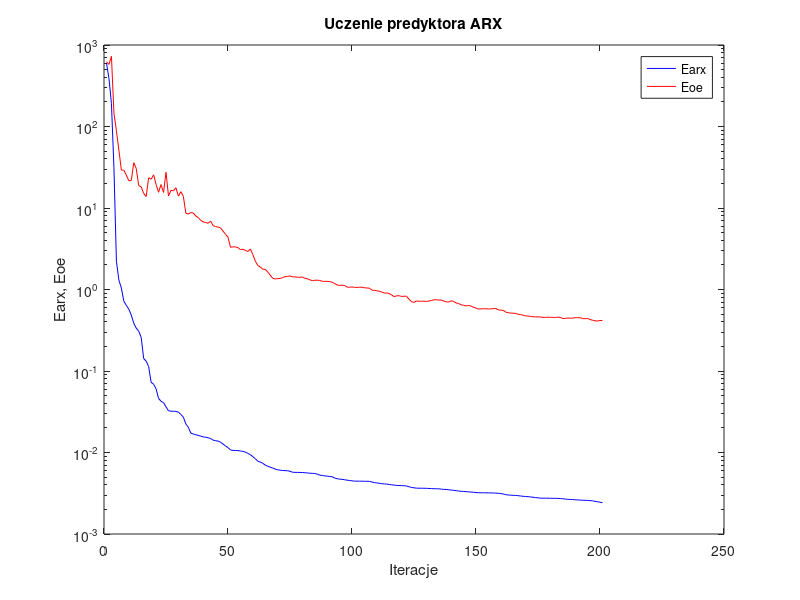
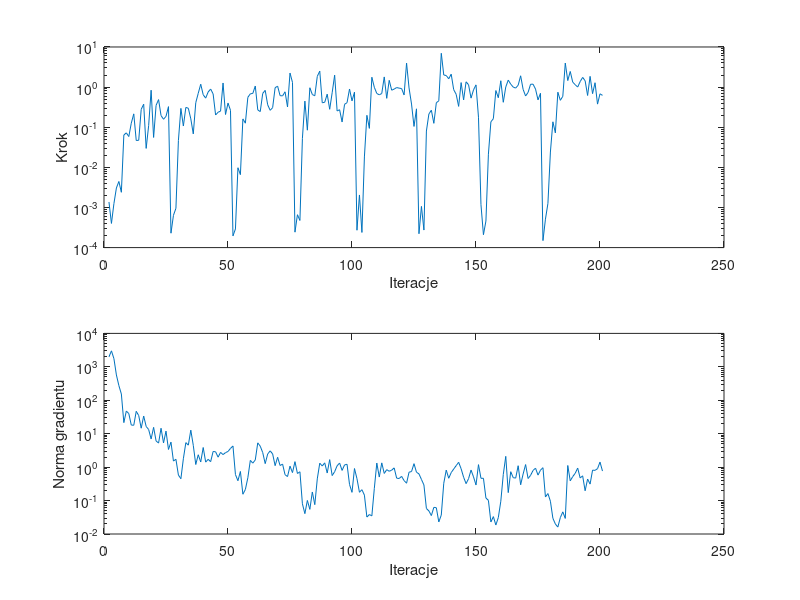

The MATLAB source for these figures, in order:
%uczenie predyktora arx
clear all;
n=0; farx(n+1)=6.015052e+002; foe(n+1)=6.232733e+002; wspucz(n+1)=0.000000e+000; ng(n+1)=0.000000e+000;
%odnowa zmiennej metryki
n=1; farx(n+1)=3.896106e+002; foe(n+1)=5.782215e+002; krok(n+1)=1.369522e-003; ng(n+1)=1.986939e+003;
n=2; farx(n+1)=1.907915e+002; foe(n+1)=7.265954e+002; krok(n+1)=4.001845e-004; ng(n+1)=3.007390e+003;
n=3; farx(n+1)=3.165047e+001; foe(n+1)=1.464014e+002; krok(n+1)=1.250908e-003; ng(n+1)=1.755404e+003;
n=4; farx(n+1)=2.228043e+000; foe(n+1)=8.886644e+001; krok(n+1)=3.065383e-003; ng(n+1)=5.708448e+002;
n=5; farx(n+1)=1.301352e+000; foe(n+1)=5.137850e+001; krok(n+1)=4.445667e-003; ng(n+1)=2.741742e+002;
n=6; farx(n+1)=1.041185e+000; foe(n+1)=2.924317e+001; krok(n+1)=2.391214e-003; ng(n+1)=1.536640e+002;
n=7; farx(n+1)=7.165237e-001; foe(n+1)=2.903432e+001; krok(n+1)=6.402713e-002; ng(n+1)=2.144924e+001;
n=8; farx(n+1)=6.390753e-001; foe(n+1)=2.532830e+001; krok(n+1)=7.236188e-002; ng(n+1)=4.751060e+001;
n=9; farx(n+1)=5.738309e-001; foe(n+1)=2.157541e+001; krok(n+1)=5.857529e-002; ng(n+1)=3.996418e+001;
n=10; farx(n+1)=4.860364e-001; foe(n+1)=2.175997e+001; krok(n+1)=1.261335e-001; ng(n+1)=1.811056e+001;
n=11; farx(n+1)=3.856714e-001; foe(n+1)=3.596079e+001; krok(n+1)=2.153023e-001; ng(n+1)=1.787198e+001;
n=12; farx(n+1)=3.358545e-001; foe(n+1)=3.051486e+001; krok(n+1)=4.663645e-002; ng(n+1)=4.681178e+001;
n=13; farx(n+1)=3.076565e-001; foe(n+1)=1.883878e+001; krok(n+1)=4.732206e-002; ng(n+1)=3.479781e+001;
n=14; farx(n+1)=2.575363e-001; foe(n+1)=1.820005e+001; krok(n+1)=2.798246e-001; ng(n+1)=1.460046e+001;
n=15; farx(n+1)=1.419549e-001; foe(n+1)=1.505511e+001; krok(n+1)=3.745525e-001; ng(n+1)=3.378481e+001;
n=16; farx(n+1)=1.324069e-001; foe(n+1)=1.383517e+001; krok(n+1)=2.967304e-002; ng(n+1)=1.646735e+001;
n=17; farx(n+1)=1.133538e-001; foe(n+1)=2.345908e+001; krok(n+1)=1.096481e-001; ng(n+1)=1.333811e+001;
n=18; farx(n+1)=7.270928e-002; foe(n+1)=2.255329e+001; krok(n+1)=8.375141e-001; ng(n+1)=6.943605e+000;
n=19; farx(n+1)=6.882823e-002; foe(n+1)=2.551883e+001; krok(n+1)=5.565015e-002; ng(n+1)=1.548942e+001;
n=20; farx(n+1)=6.049658e-002; foe(n+1)=1.942679e+001; krok(n+1)=3.505976e-001; ng(n+1)=6.073525e+000;
n=21; farx(n+1)=4.612232e-002; foe(n+1)=1.559500e+001; krok(n+1)=4.884576e-001; ng(n+1)=5.239196e+000;
n=22; farx(n+1)=4.246029e-002; foe(n+1)=1.940518e+001; krok(n+1)=1.951976e-001; ng(n+1)=1.455751e+001;
n=23; farx(n+1)=4.097793e-002; foe(n+1)=1.551906e+001; krok(n+1)=1.580303e-001; ng(n+1)=5.304457e+000;
n=24; farx(n+1)=3.628202e-002; foe(n+1)=2.741824e+001; krok(n+1)=1.865214e-001; ng(n+1)=1.195790e+001;
n=25; farx(n+1)=3.256119e-002; foe(n+1)=1.405293e+001; krok(n+1)=3.262230e-001; ng(n+1)=3.374837e+000;
%odnowa zmiennej metryki
n=26; farx(n+1)=3.210228e-002; foe(n+1)=1.649197e+001; krok(n+1)=2.285820e-004; ng(n+1)=5.600552e+000;
n=27; farx(n+1)=3.205566e-002; foe(n+1)=1.627671e+001; krok(n+1)=6.369581e-004; ng(n+1)=1.518317e+000;
n=28; farx(n+1)=3.194094e-002; foe(n+1)=1.773040e+001; krok(n+1)=9.534365e-004; ng(n+1)=1.717272e+000;
n=29; farx(n+1)=3.129502e-002; foe(n+1)=1.399931e+001; krok(n+1)=4.663470e-002; ng(n+1)=5.809768e-001;
n=30; farx(n+1)=2.925378e-002; foe(n+1)=1.587411e+001; krok(n+1)=2.948231e-001; ng(n+1)=4.497601e-001;
n=31; farx(n+1)=2.713922e-002; foe(n+1)=1.389408e+001; krok(n+1)=1.072012e-001; ng(n+1)=1.782239e+000;
n=32; farx(n+1)=2.238153e-002; foe(n+1)=8.635572e+000; krok(n+1)=3.114411e-001; ng(n+1)=5.404494e+000;
n=33; farx(n+1)=2.041629e-002; foe(n+1)=8.427411e+000; krok(n+1)=2.975933e-001; ng(n+1)=4.545866e+000;
n=34; farx(n+1)=1.728389e-002; foe(n+1)=8.786398e+000; krok(n+1)=1.619492e-001; ng(n+1)=1.277089e+001;
n=35; farx(n+1)=1.684484e-002; foe(n+1)=8.677190e+000; krok(n+1)=6.823373e-002; ng(n+1)=4.483469e+000;
n=36; farx(n+1)=1.650134e-002; foe(n+1)=7.989280e+000; krok(n+1)=4.090511e-001; ng(n+1)=1.198238e+000;
n=37; farx(n+1)=1.621398e-002; foe(n+1)=7.608342e+000; krok(n+1)=7.011953e-001; ng(n+1)=2.346222e+000;
n=38; farx(n+1)=1.588433e-002; foe(n+1)=7.060388e+000; krok(n+1)=1.180464e+000; ng(n+1)=1.428572e+000;
n=39; farx(n+1)=1.555600e-002; foe(n+1)=6.767715e+000; krok(n+1)=6.449478e-001; ng(n+1)=3.863692e+000;
n=40; farx(n+1)=1.538937e-002; foe(n+1)=6.632458e+000; krok(n+1)=5.312625e-001; ng(n+1)=1.411567e+000;
n=41; farx(n+1)=1.517127e-002; foe(n+1)=6.490402e+000; krok(n+1)=7.560816e-001; ng(n+1)=1.712303e+000;
n=42; farx(n+1)=1.483973e-002; foe(n+1)=6.901428e+000; krok(n+1)=8.957909e-001; ng(n+1)=1.456605e+000;
n=43; farx(n+1)=1.417446e-002; foe(n+1)=6.082124e+000; krok(n+1)=6.762233e-001; ng(n+1)=2.941691e+000;
n=44; farx(n+1)=1.395290e-002; foe(n+1)=5.912420e+000; krok(n+1)=2.016994e-001; ng(n+1)=2.876513e+000;
n=45; farx(n+1)=1.381823e-002; foe(n+1)=5.843869e+000; krok(n+1)=2.363480e-001; ng(n+1)=1.984810e+000;
n=46; farx(n+1)=1.336138e-002; foe(n+1)=5.703238e+000; krok(n+1)=2.522670e-001; ng(n+1)=2.759730e+000;
n=47; farx(n+1)=1.271276e-002; foe(n+1)=5.210086e+000; krok(n+1)=1.267142e+000; ng(n+1)=2.374239e+000;
n=48; farx(n+1)=1.204595e-002; foe(n+1)=4.753175e+000; krok(n+1)=2.073757e-001; ng(n+1)=2.716040e+000;
n=49; farx(n+1)=1.148314e-002; foe(n+1)=4.392455e+000; krok(n+1)=4.003122e-001; ng(n+1)=2.941239e+000;
n=50; farx(n+1)=1.074419e-002; foe(n+1)=3.294075e+000; krok(n+1)=2.640676e-001; ng(n+1)=3.628136e+000;
%odnowa zmiennej metryki
n=51; farx(n+1)=1.060392e-002; foe(n+1)=3.339659e+000; krok(n+1)=1.955288e-004; ng(n+1)=4.297024e+000;
n=52; farx(n+1)=1.060050e-002; foe(n+1)=3.328162e+000; krok(n+1)=2.914486e-004; ng(n+1)=5.996340e-001;
n=53; farx(n+1)=1.054571e-002; foe(n+1)=3.268805e+000; krok(n+1)=9.784074e-003; ng(n+1)=3.919203e-001;
n=54; farx(n+1)=1.044186e-002; foe(n+1)=3.083853e+000; krok(n+1)=6.583213e-003; ng(n+1)=7.422688e-001;
n=55; farx(n+1)=1.031472e-002; foe(n+1)=3.122179e+000; krok(n+1)=1.612369e-001; ng(n+1)=1.546104e-001;
n=56; farx(n+1)=1.011379e-002; foe(n+1)=3.019802e+000; krok(n+1)=1.261335e-001; ng(n+1)=2.145932e-001;
n=57; farx(n+1)=9.762930e-003; foe(n+1)=2.923635e+000; krok(n+1)=5.556839e-001; ng(n+1)=4.804797e-001;
n=58; farx(n+1)=9.413139e-003; foe(n+1)=3.143981e+000; krok(n+1)=6.807263e-001; ng(n+1)=1.590903e+000;
n=59; farx(n+1)=8.885809e-003; foe(n+1)=2.687323e+000; krok(n+1)=6.954939e-001; ng(n+1)=1.316721e+000;
n=60; farx(n+1)=8.408142e-003; foe(n+1)=2.240440e+000; krok(n+1)=1.065517e+000; ng(n+1)=1.643262e+000;
n=61; farx(n+1)=7.830234e-003; foe(n+1)=1.976454e+000; krok(n+1)=2.701916e-001; ng(n+1)=5.324762e+000;
n=62; farx(n+1)=7.627954e-003; foe(n+1)=1.889583e+000; krok(n+1)=2.454949e-001; ng(n+1)=4.234490e+000;
n=63; farx(n+1)=7.380120e-003; foe(n+1)=1.775495e+000; krok(n+1)=6.970601e-001; ng(n+1)=2.722561e+000;
n=64; farx(n+1)=7.013977e-003; foe(n+1)=1.767750e+000; krok(n+1)=8.295027e-001; ng(n+1)=1.272930e+000;
n=65; farx(n+1)=6.787093e-003; foe(n+1)=1.643116e+000; krok(n+1)=3.624196e-001; ng(n+1)=2.468379e+000;
n=66; farx(n+1)=6.616091e-003; foe(n+1)=1.503560e+000; krok(n+1)=2.640676e-001; ng(n+1)=3.070672e+000;
n=67; farx(n+1)=6.447646e-003; foe(n+1)=1.375652e+000; krok(n+1)=3.077853e-001; ng(n+1)=2.478170e+000;
n=68; farx(n+1)=6.263882e-003; foe(n+1)=1.344760e+000; krok(n+1)=9.674698e-001; ng(n+1)=1.107119e+000;
n=69; farx(n+1)=6.135714e-003; foe(n+1)=1.361519e+000; krok(n+1)=1.054352e+000; ng(n+1)=1.972810e+000;
n=70; farx(n+1)=6.074199e-003; foe(n+1)=1.366444e+000; krok(n+1)=6.128735e-001; ng(n+1)=1.117285e+000;
n=71; farx(n+1)=6.021422e-003; foe(n+1)=1.399420e+000; krok(n+1)=6.034212e-001; ng(n+1)=1.234443e+000;
n=72; farx(n+1)=5.995207e-003; foe(n+1)=1.440604e+000; krok(n+1)=7.638857e-001; ng(n+1)=5.933451e-001;
n=73; farx(n+1)=5.975813e-003; foe(n+1)=1.447841e+000; krok(n+1)=3.200292e-001; ng(n+1)=5.234511e-001;
n=74; farx(n+1)=5.880176e-003; foe(n+1)=1.468364e+000; krok(n+1)=2.238597e+000; ng(n+1)=1.072073e+000;
n=75; farx(n+1)=5.727355e-003; foe(n+1)=1.430615e+000; krok(n+1)=1.310660e+000; ng(n+1)=6.873517e-001;
%odnowa zmiennej metryki
n=76; farx(n+1)=5.709708e-003; foe(n+1)=1.429634e+000; krok(n+1)=2.424272e-004; ng(n+1)=1.460194e+000;
n=77; farx(n+1)=5.701721e-003; foe(n+1)=1.414086e+000; krok(n+1)=6.603184e-004; ng(n+1)=6.453066e-001;
n=78; farx(n+1)=5.693346e-003; foe(n+1)=1.411784e+000; krok(n+1)=4.740993e-004; ng(n+1)=7.271524e-001;
n=79; farx(n+1)=5.682008e-003; foe(n+1)=1.422156e+000; krok(n+1)=5.258261e-002; ng(n+1)=8.008514e-002;
n=80; farx(n+1)=5.649613e-003; foe(n+1)=1.372204e+000; krok(n+1)=4.480580e-001; ng(n+1)=4.063875e-002;
n=81; farx(n+1)=5.617070e-003; foe(n+1)=1.353274e+000; krok(n+1)=8.436372e-002; ng(n+1)=1.008825e-001;
n=82; farx(n+1)=5.565426e-003; foe(n+1)=1.315046e+000; krok(n+1)=9.639418e-001; ng(n+1)=5.454034e-002;
n=83; farx(n+1)=5.553141e-003; foe(n+1)=1.284668e+000; krok(n+1)=6.537835e-001; ng(n+1)=1.806317e-001;
n=84; farx(n+1)=5.522585e-003; foe(n+1)=1.297294e+000; krok(n+1)=6.077026e-001; ng(n+1)=7.545668e-002;
n=85; farx(n+1)=5.423040e-003; foe(n+1)=1.302126e+000; krok(n+1)=1.854055e+000; ng(n+1)=4.459869e-001;
n=86; farx(n+1)=5.278552e-003; foe(n+1)=1.291551e+000; krok(n+1)=2.501101e+000; ng(n+1)=1.313849e+000;
n=87; farx(n+1)=5.232998e-003; foe(n+1)=1.261734e+000; krok(n+1)=4.065930e-001; ng(n+1)=1.080302e+000;
n=88; farx(n+1)=5.170501e-003; foe(n+1)=1.257417e+000; krok(n+1)=4.187571e-001; ng(n+1)=1.342853e+000;
n=89; farx(n+1)=5.125464e-003; foe(n+1)=1.258694e+000; krok(n+1)=6.674595e-001; ng(n+1)=6.674980e-001;
n=90; farx(n+1)=5.080583e-003; foe(n+1)=1.249629e+000; krok(n+1)=2.800362e-001; ng(n+1)=1.676263e+000;
n=91; farx(n+1)=5.037554e-003; foe(n+1)=1.226616e+000; krok(n+1)=7.238598e-001; ng(n+1)=5.590063e-001;
n=92; farx(n+1)=4.865946e-003; foe(n+1)=1.184197e+000; krok(n+1)=1.987411e+000; ng(n+1)=7.307648e-001;
n=93; farx(n+1)=4.769114e-003; foe(n+1)=1.137373e+000; krok(n+1)=2.538171e-001; ng(n+1)=1.098659e+000;
n=94; farx(n+1)=4.711157e-003; foe(n+1)=1.122681e+000; krok(n+1)=2.730638e-001; ng(n+1)=1.326854e+000;
n=95; farx(n+1)=4.688352e-003; foe(n+1)=1.129361e+000; krok(n+1)=1.350863e-001; ng(n+1)=7.977407e-001;
n=96; farx(n+1)=4.635628e-003; foe(n+1)=1.121854e+000; krok(n+1)=3.730916e-001; ng(n+1)=1.166948e+000;
n=97; farx(n+1)=4.577391e-003; foe(n+1)=1.071687e+000; krok(n+1)=4.090511e-001; ng(n+1)=1.215977e+000;
n=98; farx(n+1)=4.531101e-003; foe(n+1)=1.064590e+000; krok(n+1)=8.970072e-001; ng(n+1)=3.031801e-001;
n=99; farx(n+1)=4.493855e-003; foe(n+1)=1.076217e+000; krok(n+1)=4.536903e-001; ng(n+1)=1.761921e-001;
n=100; farx(n+1)=4.452485e-003; foe(n+1)=1.063579e+000; krok(n+1)=7.479975e-001; ng(n+1)=9.091267e-001;
%odnowa zmiennej metryki
n=101; farx(n+1)=4.450995e-003; foe(n+1)=1.061213e+000; krok(n+1)=2.710039e-004; ng(n+1)=4.520528e-001;
n=102; farx(n+1)=4.449230e-003; foe(n+1)=1.065518e+000; krok(n+1)=2.051078e-003; ng(n+1)=1.769277e-001;
n=103; farx(n+1)=4.448817e-003; foe(n+1)=1.068346e+000; krok(n+1)=2.385047e-004; ng(n+1)=2.117165e-001;
n=104; farx(n+1)=4.437775e-003; foe(n+1)=1.050391e+000; krok(n+1)=1.819302e-002; ng(n+1)=1.455707e-001;
n=105; farx(n+1)=4.431616e-003; foe(n+1)=1.043406e+000; krok(n+1)=1.981883e-001; ng(n+1)=3.208918e-002;
n=106; farx(n+1)=4.426651e-003; foe(n+1)=1.039131e+000; krok(n+1)=9.358032e-002; ng(n+1)=3.825816e-002;
n=107; farx(n+1)=4.348333e-003; foe(n+1)=9.839170e-001; krok(n+1)=1.762425e+000; ng(n+1)=3.481040e-002;
n=108; farx(n+1)=4.270668e-003; foe(n+1)=9.758458e-001; krok(n+1)=9.903562e-001; ng(n+1)=2.315683e-001;
n=109; farx(n+1)=4.237431e-003; foe(n+1)=9.654068e-001; krok(n+1)=6.930078e-001; ng(n+1)=1.324868e+000;
n=110; farx(n+1)=4.197369e-003; foe(n+1)=9.530673e-001; krok(n+1)=6.428475e-001; ng(n+1)=5.052384e-001;
n=111; farx(n+1)=4.145297e-003; foe(n+1)=9.305210e-001; krok(n+1)=6.930078e-001; ng(n+1)=1.341494e+000;
n=112; farx(n+1)=4.115713e-003; foe(n+1)=9.054177e-001; krok(n+1)=1.794014e+000; ng(n+1)=6.469277e-001;
n=113; farx(n+1)=4.098213e-003; foe(n+1)=9.078574e-001; krok(n+1)=5.249576e-001; ng(n+1)=8.408912e-001;
n=114; farx(n+1)=4.053224e-003; foe(n+1)=8.922187e-001; krok(n+1)=1.476581e+000; ng(n+1)=7.527851e-001;
n=115; farx(n+1)=4.016889e-003; foe(n+1)=8.559340e-001; krok(n+1)=8.375141e-001; ng(n+1)=8.102585e-001;
n=116; farx(n+1)=3.979366e-003; foe(n+1)=8.176604e-001; krok(n+1)=8.922169e-001; ng(n+1)=9.509391e-001;
n=117; farx(n+1)=3.948673e-003; foe(n+1)=8.373001e-001; krok(n+1)=9.740223e-001; ng(n+1)=4.679311e-001;
n=118; farx(n+1)=3.933936e-003; foe(n+1)=8.388957e-001; krok(n+1)=9.429061e-001; ng(n+1)=4.561038e-001;
n=119; farx(n+1)=3.922224e-003; foe(n+1)=8.219236e-001; krok(n+1)=9.205345e-001; ng(n+1)=5.295887e-001;
n=120; farx(n+1)=3.915715e-003; foe(n+1)=8.277036e-001; krok(n+1)=6.371584e-001; ng(n+1)=3.957444e-001;
n=121; farx(n+1)=3.873306e-003; foe(n+1)=8.259997e-001; krok(n+1)=3.963609e+000; ng(n+1)=3.302250e-001;
n=122; farx(n+1)=3.802396e-003; foe(n+1)=7.590676e-001; krok(n+1)=9.528451e-001; ng(n+1)=7.055922e-001;
n=123; farx(n+1)=3.723252e-003; foe(n+1)=7.093539e-001; krok(n+1)=3.785938e-001; ng(n+1)=7.380951e-001;
n=124; farx(n+1)=3.691913e-003; foe(n+1)=6.951900e-001; krok(n+1)=1.046893e-001; ng(n+1)=1.269132e+000;
n=125; farx(n+1)=3.650781e-003; foe(n+1)=7.237069e-001; krok(n+1)=2.876382e-001; ng(n+1)=7.038017e-001;
%odnowa zmiennej metryki
n=126; farx(n+1)=3.647920e-003; foe(n+1)=7.170038e-001; krok(n+1)=2.215284e-004; ng(n+1)=6.281483e-001;
n=127; farx(n+1)=3.643057e-003; foe(n+1)=7.179693e-001; krok(n+1)=1.064566e-003; ng(n+1)=4.288137e-001;
n=128; farx(n+1)=3.642496e-003; foe(n+1)=7.191976e-001; krok(n+1)=2.734728e-004; ng(n+1)=2.932107e-001;
n=129; farx(n+1)=3.634815e-003; foe(n+1)=7.125641e-001; krok(n+1)=8.035313e-002; ng(n+1)=5.782050e-002;
n=130; farx(n+1)=3.620122e-003; foe(n+1)=7.229510e-001; krok(n+1)=2.134155e-001; ng(n+1)=4.903054e-002;
n=131; farx(n+1)=3.611661e-003; foe(n+1)=7.326368e-001; krok(n+1)=2.656312e-001; ng(n+1)=3.559722e-002;
n=132; farx(n+1)=3.595719e-003; foe(n+1)=7.468584e-001; krok(n+1)=1.251075e-001; ng(n+1)=6.272982e-002;
n=133; farx(n+1)=3.589222e-003; foe(n+1)=7.495966e-001; krok(n+1)=4.077731e-001; ng(n+1)=6.104931e-002;
n=134; farx(n+1)=3.584937e-003; foe(n+1)=7.418643e-001; krok(n+1)=4.555491e-001; ng(n+1)=2.296794e-002;
n=135; farx(n+1)=3.551708e-003; foe(n+1)=7.440845e-001; krok(n+1)=6.963442e+000; ng(n+1)=3.684500e-002;
n=136; farx(n+1)=3.531313e-003; foe(n+1)=7.201299e-001; krok(n+1)=2.005385e+000; ng(n+1)=3.295773e-001;
n=137; farx(n+1)=3.511786e-003; foe(n+1)=7.059847e-001; krok(n+1)=1.941911e+000; ng(n+1)=8.144426e-001;
n=138; farx(n+1)=3.494044e-003; foe(n+1)=7.015267e-001; krok(n+1)=1.613595e+000; ng(n+1)=4.645655e-001;
n=139; farx(n+1)=3.461858e-003; foe(n+1)=7.275140e-001; krok(n+1)=2.099830e+000; ng(n+1)=6.863370e-001;
n=140; farx(n+1)=3.438544e-003; foe(n+1)=7.141886e-001; krok(n+1)=8.649503e-001; ng(n+1)=8.767526e-001;
n=141; farx(n+1)=3.399416e-003; foe(n+1)=6.826502e-001; krok(n+1)=6.614848e-001; ng(n+1)=1.107413e+000;
n=142; farx(n+1)=3.372299e-003; foe(n+1)=6.741472e-001; krok(n+1)=3.307424e-001; ng(n+1)=1.394848e+000;
n=143; farx(n+1)=3.337197e-003; foe(n+1)=6.482800e-001; krok(n+1)=1.296088e+000; ng(n+1)=8.952295e-001;
n=144; farx(n+1)=3.328504e-003; foe(n+1)=6.400383e-001; krok(n+1)=4.803814e-001; ng(n+1)=4.993455e-001;
n=145; farx(n+1)=3.308841e-003; foe(n+1)=6.280309e-001; krok(n+1)=1.355274e+000; ng(n+1)=3.208753e-001;
n=146; farx(n+1)=3.288317e-003; foe(n+1)=6.376212e-001; krok(n+1)=1.142949e+000; ng(n+1)=4.534081e-001;
n=147; farx(n+1)=3.273009e-003; foe(n+1)=6.259203e-001; krok(n+1)=5.312625e-001; ng(n+1)=8.174892e-001;
n=148; farx(n+1)=3.255871e-003; foe(n+1)=6.039123e-001; krok(n+1)=8.536620e-001; ng(n+1)=5.105446e-001;
n=149; farx(n+1)=3.223333e-003; foe(n+1)=5.915400e-001; krok(n+1)=1.136136e+000; ng(n+1)=2.924704e-001;
n=150; farx(n+1)=3.210607e-003; foe(n+1)=5.758646e-001; krok(n+1)=1.775417e-001; ng(n+1)=1.187394e+000;
%odnowa zmiennej metryki
n=151; farx(n+1)=3.204286e-003; foe(n+1)=5.783173e-001; krok(n+1)=1.175649e-003; ng(n+1)=4.631274e-001;
n=152; farx(n+1)=3.202390e-003; foe(n+1)=5.808656e-001; krok(n+1)=2.093774e-004; ng(n+1)=4.634314e-001;
n=153; farx(n+1)=3.202209e-003; foe(n+1)=5.800966e-001; krok(n+1)=4.596386e-004; ng(n+1)=1.189426e-001;
n=154; farx(n+1)=3.194008e-003; foe(n+1)=5.774408e-001; krok(n+1)=2.128042e-002; ng(n+1)=1.017940e-001;
n=155; farx(n+1)=3.191326e-003; foe(n+1)=5.780172e-001; krok(n+1)=1.362644e-001; ng(n+1)=2.289386e-002;
n=156; farx(n+1)=3.185197e-003; foe(n+1)=5.832388e-001; krok(n+1)=1.634459e-001; ng(n+1)=3.312512e-002;
n=157; farx(n+1)=3.176816e-003; foe(n+1)=5.842511e-001; krok(n+1)=8.217431e-001; ng(n+1)=1.857136e-002;
n=158; farx(n+1)=3.160813e-003; foe(n+1)=5.616150e-001; krok(n+1)=5.436452e-001; ng(n+1)=3.098497e-002;
n=159; farx(n+1)=3.135183e-003; foe(n+1)=5.577202e-001; krok(n+1)=1.440700e+000; ng(n+1)=9.549251e-002;
n=160; farx(n+1)=3.095041e-003; foe(n+1)=5.546368e-001; krok(n+1)=4.187571e-001; ng(n+1)=6.011855e-001;
n=161; farx(n+1)=3.038249e-003; foe(n+1)=5.274304e-001; krok(n+1)=1.006076e+000; ng(n+1)=2.100937e+000;
n=162; farx(n+1)=3.010365e-003; foe(n+1)=5.180826e-001; krok(n+1)=1.492310e+000; ng(n+1)=1.730849e-001;
n=163; farx(n+1)=2.994587e-003; foe(n+1)=5.144554e-001; krok(n+1)=1.186303e+000; ng(n+1)=7.308499e-001;
n=164; farx(n+1)=2.982780e-003; foe(n+1)=5.112460e-001; krok(n+1)=1.001154e+000; ng(n+1)=4.851081e-001;
n=165; farx(n+1)=2.972677e-003; foe(n+1)=5.090747e-001; krok(n+1)=9.453922e-001; ng(n+1)=4.694843e-001;
n=166; farx(n+1)=2.952084e-003; foe(n+1)=4.974874e-001; krok(n+1)=1.114151e+000; ng(n+1)=1.102193e+000;
n=167; farx(n+1)=2.927654e-003; foe(n+1)=4.922301e-001; krok(n+1)=1.915347e+000; ng(n+1)=2.968792e-001;
n=168; farx(n+1)=2.901781e-003; foe(n+1)=4.837549e-001; krok(n+1)=8.771846e-001; ng(n+1)=6.233824e-001;
n=169; farx(n+1)=2.885169e-003; foe(n+1)=4.750564e-001; krok(n+1)=5.995370e-001; ng(n+1)=1.193793e+000;
n=170; farx(n+1)=2.871864e-003; foe(n+1)=4.721452e-001; krok(n+1)=7.382907e-001; ng(n+1)=4.570233e-001;
n=171; farx(n+1)=2.851724e-003; foe(n+1)=4.679518e-001; krok(n+1)=1.177071e+000; ng(n+1)=5.676966e-001;
n=172; farx(n+1)=2.825569e-003; foe(n+1)=4.636778e-001; krok(n+1)=1.182836e+000; ng(n+1)=7.947375e-001;
n=173; farx(n+1)=2.793920e-003; foe(n+1)=4.610445e-001; krok(n+1)=8.935632e-001; ng(n+1)=9.311072e-001;
n=174; farx(n+1)=2.776233e-003; foe(n+1)=4.611056e-001; krok(n+1)=4.810883e-001; ng(n+1)=5.782086e-001;
n=175; farx(n+1)=2.755674e-003; foe(n+1)=4.597324e-001; krok(n+1)=7.011953e-001; ng(n+1)=8.119793e-001;
%odnowa zmiennej metryki
n=176; farx(n+1)=2.751363e-003; foe(n+1)=4.552050e-001; krok(n+1)=1.492510e-004; ng(n+1)=9.625855e-001;
n=177; farx(n+1)=2.751023e-003; foe(n+1)=4.550069e-001; krok(n+1)=5.109218e-004; ng(n+1)=1.280659e-001;
n=178; farx(n+1)=2.750241e-003; foe(n+1)=4.573412e-001; krok(n+1)=1.265228e-003; ng(n+1)=1.621660e-001;
n=179; farx(n+1)=2.744032e-003; foe(n+1)=4.566478e-001; krok(n+1)=2.407667e-002; ng(n+1)=9.561975e-002;
n=180; farx(n+1)=2.740855e-003; foe(n+1)=4.548213e-001; krok(n+1)=1.365319e-001; ng(n+1)=2.953485e-002;
n=181; farx(n+1)=2.739851e-003; foe(n+1)=4.540156e-001; krok(n+1)=7.224063e-002; ng(n+1)=1.995718e-002;
n=182; farx(n+1)=2.734102e-003; foe(n+1)=4.578161e-001; krok(n+1)=7.461831e-001; ng(n+1)=1.613160e-002;
n=183; farx(n+1)=2.720379e-003; foe(n+1)=4.543728e-001; krok(n+1)=4.686024e-001; ng(n+1)=3.087216e-002;
n=184; farx(n+1)=2.713654e-003; foe(n+1)=4.411163e-001; krok(n+1)=5.896462e-001; ng(n+1)=4.596466e-002;
n=185; farx(n+1)=2.677909e-003; foe(n+1)=4.422342e-001; krok(n+1)=3.973809e+000; ng(n+1)=2.925692e-002;
n=186; farx(n+1)=2.664979e-003; foe(n+1)=4.468847e-001; krok(n+1)=1.454334e+000; ng(n+1)=1.119487e+000;
n=187; farx(n+1)=2.655629e-003; foe(n+1)=4.448045e-001; krok(n+1)=2.455126e+000; ng(n+1)=3.894330e-001;
n=188; farx(n+1)=2.646616e-003; foe(n+1)=4.459036e-001; krok(n+1)=1.333102e+000; ng(n+1)=5.202667e-001;
n=189; farx(n+1)=2.631117e-003; foe(n+1)=4.512612e-001; krok(n+1)=1.147757e+000; ng(n+1)=6.533230e-001;
n=190; farx(n+1)=2.618529e-003; foe(n+1)=4.504110e-001; krok(n+1)=1.002885e+000; ng(n+1)=9.369828e-001;
n=191; farx(n+1)=2.606978e-003; foe(n+1)=4.516899e-001; krok(n+1)=1.371445e+000; ng(n+1)=4.746619e-001;
n=192; farx(n+1)=2.595754e-003; foe(n+1)=4.390068e-001; krok(n+1)=1.745690e+000; ng(n+1)=5.497338e-001;
n=193; farx(n+1)=2.589531e-003; foe(n+1)=4.382816e-001; krok(n+1)=1.442898e+000; ng(n+1)=1.964821e-001;
n=194; farx(n+1)=2.584446e-003; foe(n+1)=4.406265e-001; krok(n+1)=6.182030e-001; ng(n+1)=4.413134e-001;
n=195; farx(n+1)=2.567529e-003; foe(n+1)=4.283618e-001; krok(n+1)=1.854055e+000; ng(n+1)=3.104962e-001;
n=196; farx(n+1)=2.553496e-003; foe(n+1)=4.197046e-001; krok(n+1)=6.871474e-001; ng(n+1)=8.122780e-001;
n=197; farx(n+1)=2.512112e-003; foe(n+1)=4.132676e-001; krok(n+1)=1.285312e+000; ng(n+1)=8.014694e-001;
n=198; farx(n+1)=2.489134e-003; foe(n+1)=4.100426e-001; krok(n+1)=3.768236e-001; ng(n+1)=8.998114e-001;
n=199; farx(n+1)=2.451467e-003; foe(n+1)=4.166171e-001; krok(n+1)=6.809733e-001; ng(n+1)=1.414996e+000;
n=200; farx(n+1)=2.421485e-003; foe(n+1)=4.157696e-001; krok(n+1)=6.224492e-001; ng(n+1)=7.632101e-001;

figure; semilogy(farx,'b'); hold on; semilogy(foe,'r'); xlabel('Iteracje'); ylabel('Earx, Eoe'); legend('Earx','Eoe'); title('Uczenie predyktora ARX');
figure; subplot(2,1,1); semilogy(krok); xlabel('Iteracje'); ylabel('Krok');
subplot(2,1,2); semilogy(ng); xlabel('Iteracje'); ylabel('Norma gradientu');
Earx=farx(n+1)
Eoe=foe(n+1)
